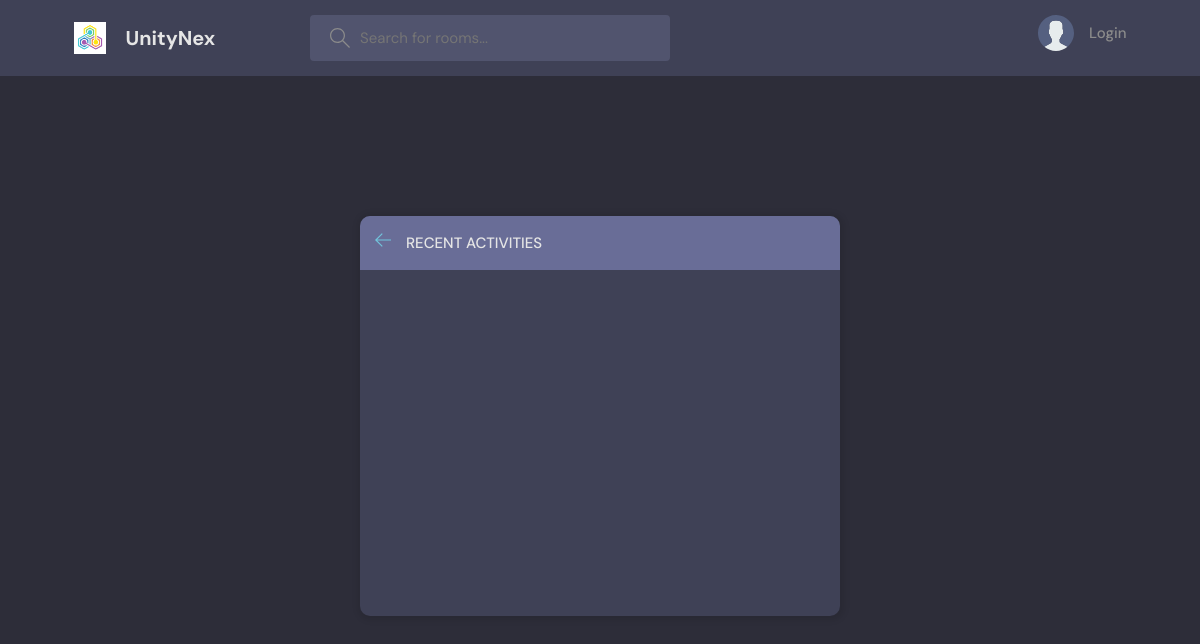
The page /activity/ on the database as committed earlier.
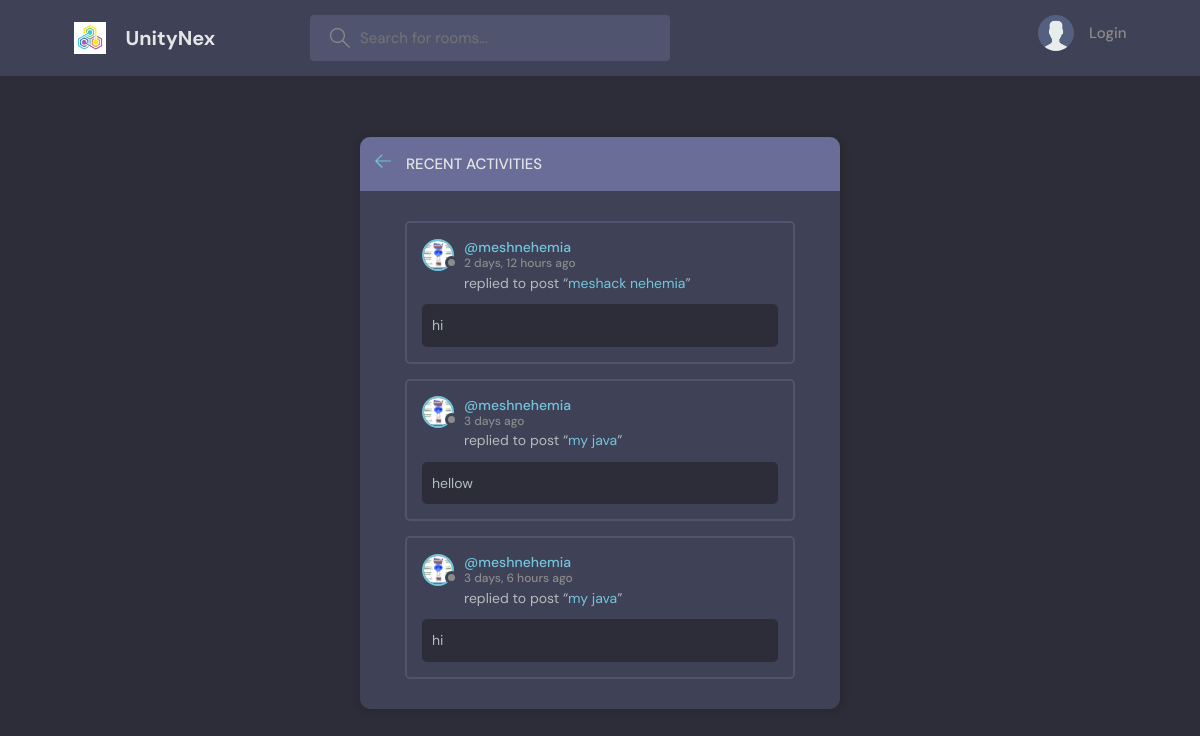
The same page on the database as committed later.
### socialmedia/models.py (models this page shows, shortened)
class Message(models.Model):
    user = models.ForeignKey(User,on_delete=models.CASCADE)
    room = models.ForeignKey(Room,on_delete=models.CASCADE)
    body =models.TextField()
    updated =models.DateTimeField(auto_now=True)
    created =models.DateTimeField(auto_now_add=True)
    class Meta:
        ordering =['-updated' , '-created']

class User(AbstractUser):
    name = models.CharField(max_length=200, null=True)
    email = models.EmailField(unique=True,null =True)
    bio =models.TextField(null=True)
    avator = models.ImageField(null =True,default="avatar.svg")
    USERNAME_FIELD = 'email'
    REQUIRED_FIELDS =[]

class Room(models.Model):
    host =models.ForeignKey(User,on_delete=models.SET_NULL,null=True)
    topic  =models.ForeignKey(Topic,on_delete=models.SET_NULL,null=True)
    name =models.CharField(max_length=200)
    description =models.TextField(null=True,blank=True)
    participants = models.ManyToManyField(User, related_name ='participants',blank=True)
    updated =models.DateTimeField(auto_now=True)
    created =models.DateTimeField(auto_now_add=True)
    class Meta:
        ordering =['-updated' , '-created']

### socialmedia/views.py (the view)
# urls.py: path('activity/', views.activityPage, name='activity'),
def activityPage(request):
    room_messages = Message.objects.all()[0:4]
    context = {'room_messages': room_messages}
    return render(request, 'socialmedia/activity.html', context)

### socialmedia/templates/socialmedia/activity.html (shortened to what this page needs)
{%extends 'main.html'%}
{% block content%}
    <main class="layout">
      <div class="container">
        <div class="layout__box">
          <div class="layout__boxHeader">
            <div class="layout__boxTitle">
              <a href="{% url 'home' %}">
                <svg version="1.1" xmlns="http://www.w3.org/2000/svg" width="32" height="32" viewBox="0 0 32 32">
                  <title>arrow-left</title>
                  <path
                    d="M13.723 2.286l-13.723 13.714 13.719 13.714 1.616-1.611-10.96-10.96h27.625v-2.286h-27.625l10.965-10.965-1.616-1.607z"
                  ></path>
                </svg>
              </a>
              <h3>Recent Activities</h3>
            </div>
          </div>
          <div class="activities-page layout__body">
            {% for message in room_messages%}
              <div class="activities__box">
              <div class="activities__boxHeader roomListRoom__header">
                  <a href="{%url 'user-profile' message.user.id %}" class="roomListRoom__author">
                  <div class="avatar avatar--small">
                      <img src="{{message.user.avator.url}}" />
                  </div>
                  <p>
                      @{{message.user.username}}
                      <span>{{message.created|timesince}} ago</span>
                  </p>
                  </a>
              </div>
              <div class="activities__boxContent">
                  <p>replied to post “<a href="{% url 'room' message.room.id %}">{{message.room.name}}</a>”</p>
                  <div class="activities__boxRoomContent">
                      {{message.body}}
                  </div>
              </div>
              </div>
            {%endfor%}
          </div>
        </div>
      </div>
    </main>
{% endblock content %}

Rows that differ between the two databases and show on the page:
added Message: user.avator (picture), user.username "meshnehemia", created "2 days, 12 hours", room.name "meshack nehemia", body "hi"
added Message: user.avator (picture), user.username "meshnehemia", created "3 days", room.name "my java", body "hellow"
added Message: user.avator (picture), user.username "meshnehemia", created "3 days, 6 hours", room.name "my java", body "hi"
